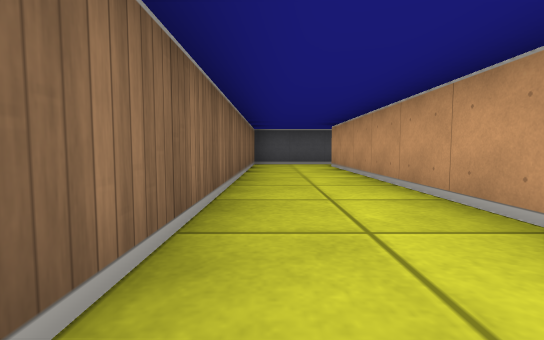
[1] (above)

16 first-person views from a walk through a cub3D ray-caster map. The camera is about half as high as the walls, tilts 4° down and sees 85° across. The floor is counted in squares. Each view is taken from the middle of a square. On the plan, view 1 faces up. The plan holds only what a view shows up to about 9 squares ahead; the rest is blank.

[2]
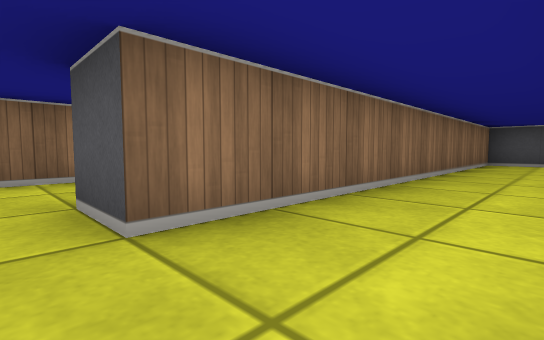

[3]
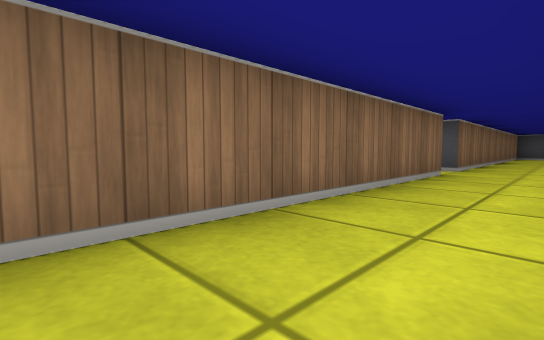

[4]
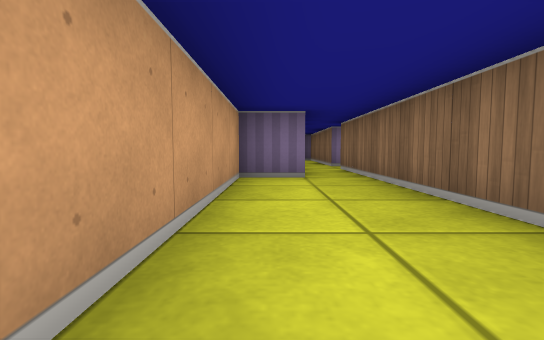

[5]
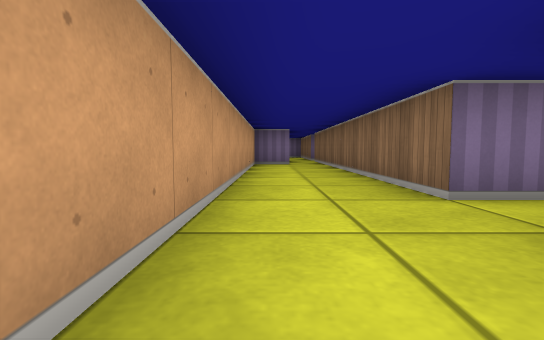

[6]
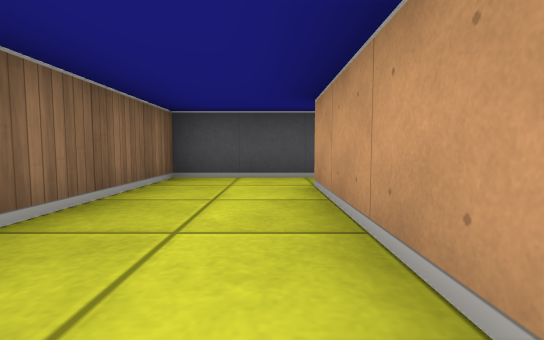

[7]
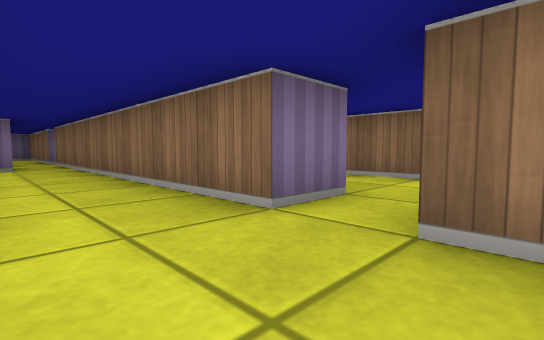

[8]
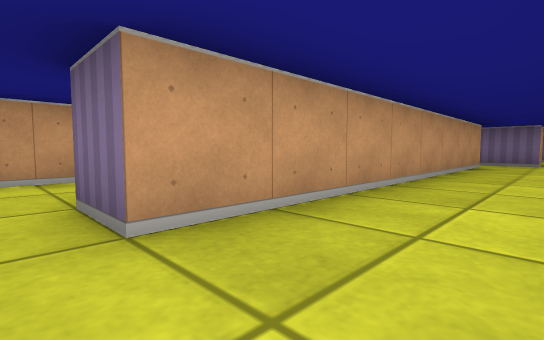

[9]
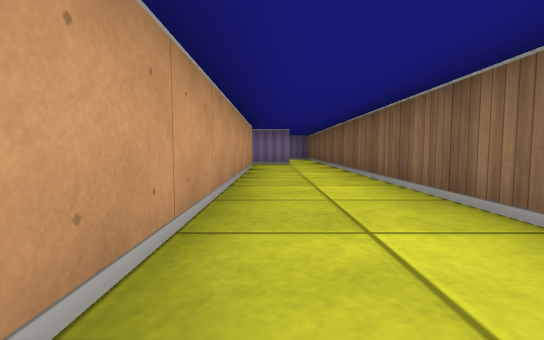

[10]
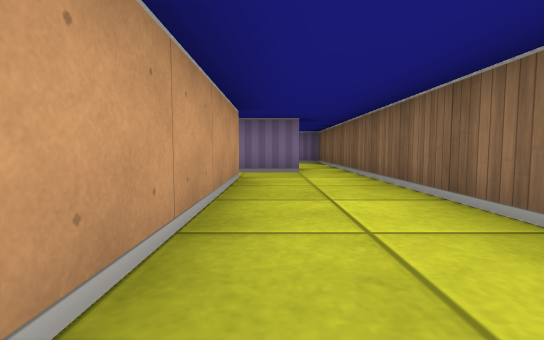

[11]
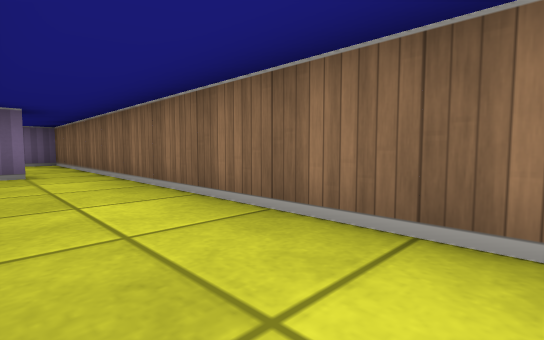

[12]
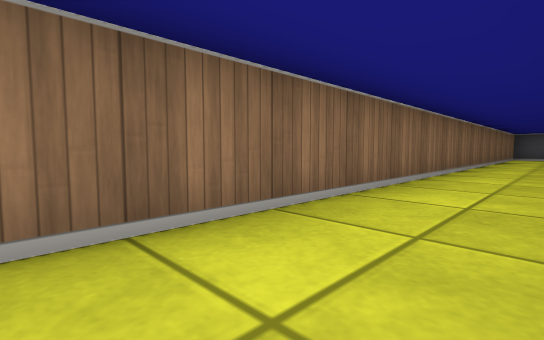

[13]
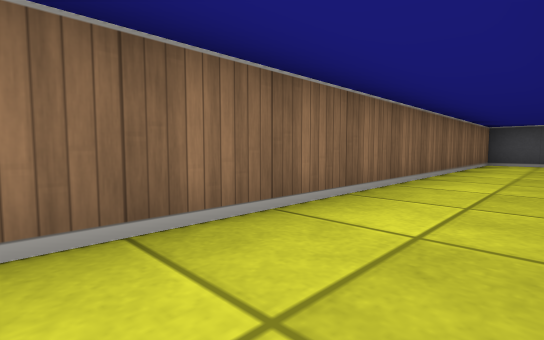

[14]
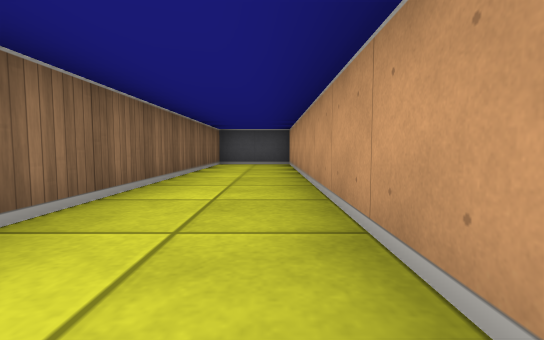

[15]
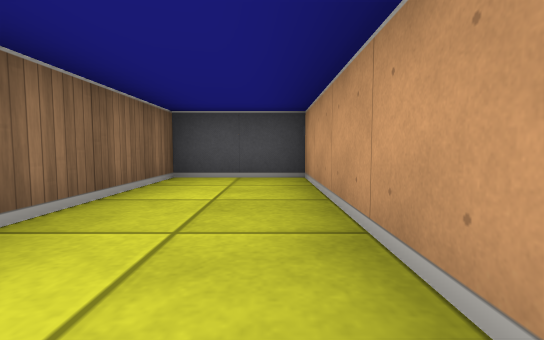

[16]
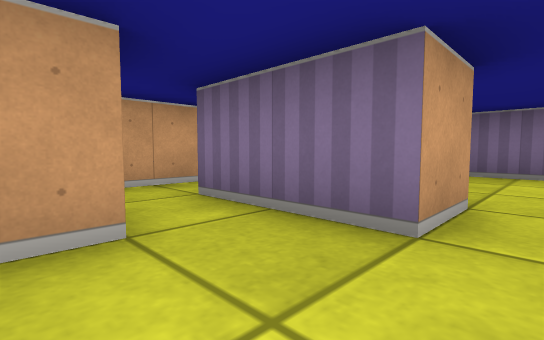

### Floor plan
Points are (right, up) in squares from view 1. A wall is a line through its corners. A room is listed if a view was taken in it or the views show most of it. See-through windows are left out.
Room 1 (views 1, 2, 3, 4, 5, 6, 7)
walls: (-1.5, -1.5) (-0.5, -1.5) (-0.5, -9.5); (0.4, -7.5) (1.5, -7.5) (1.5, 7.5); (-1.5, -10.5) (-0.5, -10.5) (-0.5, -12); (0.5, -11.1) (0.5, -10.1); (1.8, 8.5) (-0.5, 8.5) (-0.5, -0.5) (-1.5, -0.5)
ways out: opening at (-1, -10) to room 2; opening at (-1, -1) to room 2; opening at (2, 8)
Room 2 (views 8, 9, 10, 11, 12, 13, 14, 15, 16)
walls: (-1.5, 0.5) (-1.5, 8.5) (-3.5, 8.5) (-3.5, -11.5); (-1.5, -9.6) (-1.5, -1.5); (-2.5, -11.6) (-2.5, -10.5) (-1.5, -10.5)
ways out: opening at (-1, -10) to room 1; opening at (-1, -1) to room 1; opening at (-3, -11)

Where each view was taken, in squares from view 1:
view 1: 0 up, 0 right, facing up
view 2: 1 down, 1 right, facing up-left
view 3: 7 down, 1 right, facing up-left
view 4: 3 down, 1 right, facing down
view 5: 1 up, 1 right, facing down
view 6: 4 up, 1 right, facing up
view 7: 0 up, 1 right, facing down-left
view 8: 1 down, 3 left, facing down-right
view 9: 2 down, 2 left, facing down
view 10: 5 down, 2 left, facing down
view 11: 5 down, 2 left, facing down-left
view 12: 6 down, 2 left, facing up-left
view 13: 1 down, 2 left, facing up-left
view 14: 0 up, 2 left, facing up
view 15: 4 up, 2 left, facing up
view 16: 9 down, 3 left, facing down-right
